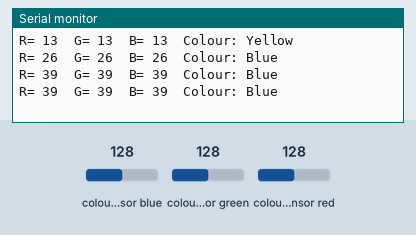
This sketch was run on a simulated Arduino Uno, built with avr-gcc and run on an emulated ATmega328P. Shown: the last lines printed to the serial monitor. Wiring (inferred from the names in the program): TCS3200 colour sensor: output pin 8; S2 pin 6; S3 pin 7; S0 pin 4; S1 pin 5. Inputs (shaded band) come from the test bench; at power-on: colour sensor blue 128, colour sensor red 128, colour sensor green 128.

Above: at 1.2 s.
1.3 s: colour sensor blue set to 5
At 1.43 s:
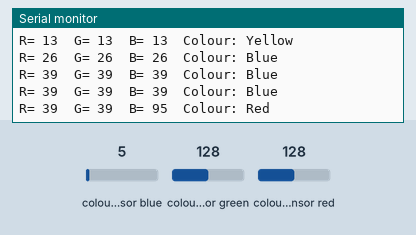
3.0 s: colour sensor red set to 6
At 4.13 s:
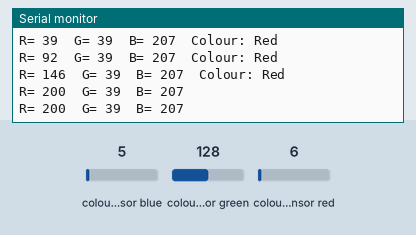
5.7 s: colour sensor blue set to 12
At 5.94 s:
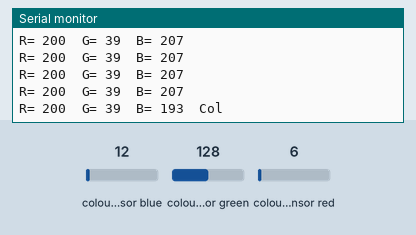
7.5 s: colour sensor red set to 128
At 7.75 s:
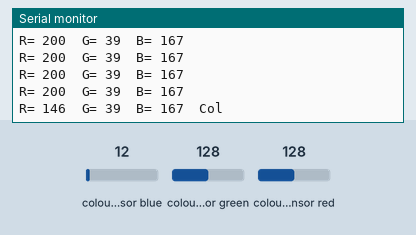
9.3 s: colour sensor green set to 5
At 9.57 s:
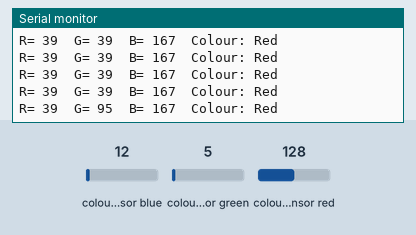
Timing chart, 0 to 11.8 s (numbered marks = the images above; inputs shaded):
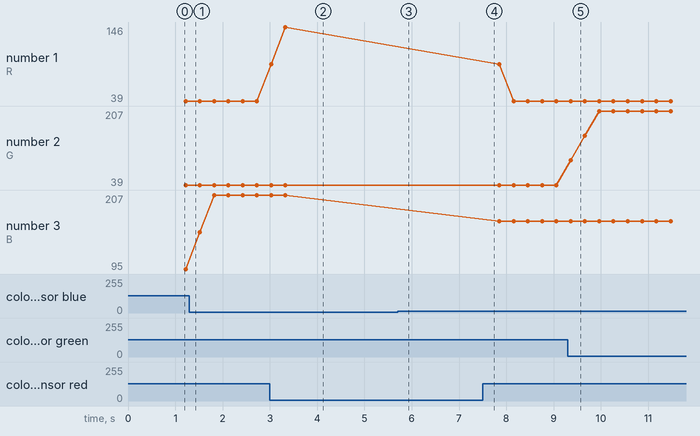

The sketch:

Colour_sensor_code.ino
```cpp
#define S0 4
#define S1 5
#define S2 6
#define S3 7
#define sensorOut 8

int R, G, B, R_counter=0, G_counter=0, B_counter=0;
const int NumOfValues = 3;
int R_values[NumOfValues]={0};
int G_values[NumOfValues]={0};
int B_values[NumOfValues]={0};
int frequency = 0;

void setup() {
  pinMode(S0, OUTPUT);
  pinMode(S1, OUTPUT);
  pinMode(S2, OUTPUT);
  pinMode(S3, OUTPUT);
  pinMode(sensorOut, INPUT);

  // Setting frequency-scaling to 20%
  digitalWrite(S0,HIGH);
  digitalWrite(S1,LOW);

  Serial.begin(9600);
}

void DetectColour() {
    // Setting red filtered photodiodes to be read
  digitalWrite(S2,LOW);
  digitalWrite(S3,LOW);
  // Reading the output frequency
  R_values[R_counter] = pulseIn(sensorOut, LOW);
  R = 0;
  for (int i=0; i<NumOfValues; i++) {
    R = R+R_values[i];
  }
  R = (R)/NumOfValues;
  R_counter = (R_counter + 1)%NumOfValues;
  Serial.print("R= ");//printing name
  Serial.print(R);//printing RED color frequency
  Serial.print("  ");
  delay(100);

  // Setting Green filtered photodiodes to be read
  digitalWrite(S2,HIGH);
  digitalWrite(S3,HIGH);
  // Reading the output frequency
  G_values[G_counter%NumOfValues] = pulseIn(sensorOut, LOW);
  G = 0;
  for (int i=0; i<NumOfValues; i++) {
    G = G+G_values[i];
  }
  G = (G)/NumOfValues;
  G_counter = (G_counter + 1)%NumOfValues;
  Serial.print("G= ");//printing name
  Serial.print(G);//printing RED color frequency
  Serial.print("  ");
  delay(100);

  // Setting Blue filtered photodiodes to be read
  digitalWrite(S2,LOW);
  digitalWrite(S3,HIGH);
  // Reading the output frequency
  B_values[B_counter%NumOfValues] = pulseIn(sensorOut, LOW);
  B = 0;
  for (int i=0; i<NumOfValues; i++) {
    B = B+B_values[i];
  }
  B = (B)/NumOfValues;
  B_counter = (B_counter + 1)%NumOfValues;
  Serial.print("B= ");//printing name
  Serial.print(B);//printing RED color frequency
  Serial.print("  ");
  delay(100);

  if ((B-R) >= 15 && (B-R) >= 0) {
    Serial.print("Colour: Red");
  } else if ((B-R) <=14 && (B-R) >= 0 && G<15) {
    Serial.print("Colour: Yellow");
  } else if ((R-B) < 9 && (R-B) >= 0) {
    Serial.print("Colour: Blue");
  }
  Serial.println("  ");
}

void loop() {

  DetectColour();
}
```

Measured:
- after the input at 3.0 s, the serial monitor: prints a new line at once (image 2)
- after the input at 5.7 s, the serial monitor: prints a new line at once (image 3)
- after the input at 7.5 s, the serial monitor: prints a new line at once (image 4)
- after the input at 9.3 s, the serial monitor: prints a new line after 0.06 s (image 5)
- plotted number 1: 39 → 146 after the input at 3.0 s
- plotted number 2: 39 → 207 after the input at 9.3 s
- plotted number 3: 95 → 207 after the input at 1.3 s
